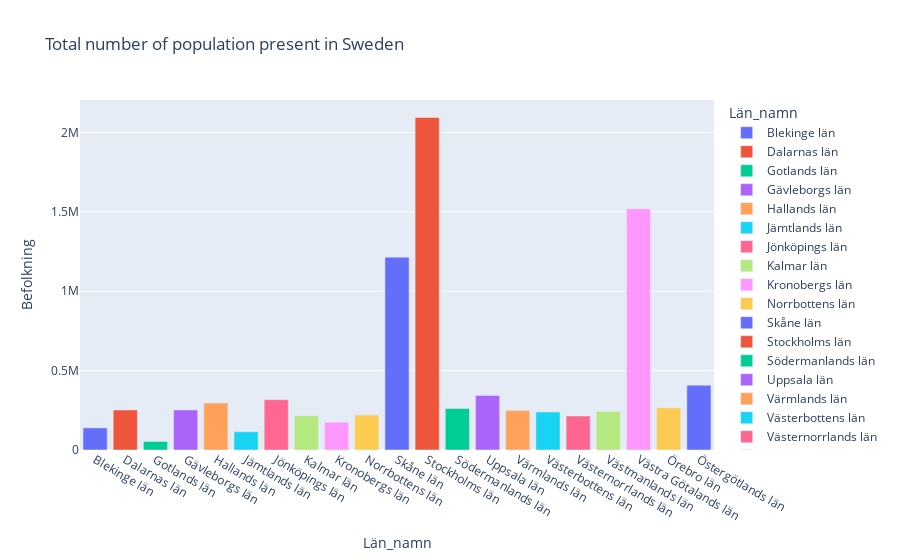

The code cell stored with this chart in its notebook:
### Markdown cell above
## 4. Total number of population present in Sweden

### Code cell
fig = px.bar(
    data_frame=df_diagram,
    
    x="Län_namn",
    y="Befolkning",
    color = "Län_namn",
    labels={"Län_namn": "Län_namn", "befolkning": "Befolkning"},
    title="Total number of population present in Sweden"
    

)
fig.show()
#fig.write_html("uppgift 3-4.html", auto_open = True)

### Figure 1 — Plotly figure (JSON) as saved in the notebook; plotly's stock layout.template omitted (floating-point values rounded to 4 significant figures)
{"data": [{"alignmentgroup": "True", "hovertemplate": "Län_namn=%{x}<br>Befolkning=%{y}<extra></extra>", "legendgroup": "Blekinge län", "marker": {"color": "#636efa", "pattern": {"shape": ""}}, "name": "Blekinge län", "offsetgroup": "Blekinge län", "orientation": "v", "showlegend": true, "textposition": "auto", "type": "bar", "x": ["Blekinge län"], "xaxis": "x", "y": [139327], "yaxis": "y"}, {"alignmentgroup": "True", "hovertemplate": "Län_namn=%{x}<br>Befolkning=%{y}<extra></extra>", "legendgroup": "Dalarnas län", "marker": {"color": "#EF553B", "pattern": {"shape": ""}}, "name": "Dalarnas län", "offsetgroup": "Dalarnas län", "orientation": "v", "showlegend": true, "textposition": "auto", "type": "bar", "x": ["Dalarnas län"], "xaxis": "x", "y": [252075], "yaxis": "y"}, {"alignmentgroup": "True", "hovertemplate": "Län_namn=%{x}<br>Befolkning=%{y}<extra></extra>", "legendgroup": "Gotlands län", "marker": {"color": "#00cc96", "pattern": {"shape": ""}}, "name": "Gotlands län", "offsetgroup": "Gotlands län", "orientation": "v", "showlegend": true, "textposition": "auto", "type": "bar", "x": ["Gotlands län"], "xaxis": "x", "y": [53924], "yaxis": "y"}, {"alignmentgroup": "True", "hovertemplate": "Län_namn=%{x}<br>Befolkning=%{y}<extra></extra>", "legendgroup": "Gävleborgs län", "marker": {"color": "#ab63fa", "pattern": {"shape": ""}}, "name": "Gävleborgs län", "offsetgroup": "Gävleborgs län", "orientation": "v", "showlegend": true, "textposition": "auto", "type": "bar", "x": ["Gävleborgs län"], "xaxis": "x", "y": [252216], "yaxis": "y"}, {"alignmentgroup": "True", "hovertemplate": "Län_namn=%{x}<br>Befolkning=%{y}<extra></extra>", "legendgroup": "Hallands län", "marker": {"color": "#FFA15A", "pattern": {"shape": ""}}, "name": "Hallands län", "offsetgroup": "Hallands län", "orientation": "v", "showlegend": true, "textposition": "auto", "type": "bar", "x": ["Hallands län"], "xaxis": "x", "y": [295663], "yaxis": "y"}, {"alignmentgroup": "True", "hovertemplate": "Län_namn=%{x}<br>Befolkning=%{y}<extra></extra>", "legendgroup": "Jämtlands län", "marker": {"color": "#19d3f3", "pattern": {"shape": ""}}, "name": "Jämtlands län", "offsetgroup": "Jämtlands län", "orientation": "v", "showlegend": true, "textposition": "auto", "type": "bar", "x": ["Jämtlands län"], "xaxis": "x", "y": [115398], "yaxis": "y"}, {"alignmentgroup": "True", "hovertemplate": "Län_namn=%{x}<br>Befolkning=%{y}<extra></extra>", "legendgroup": "Jönköpings län", "marker": {"color": "#FF6692", "pattern": {"shape": ""}}, "name": "Jönköpings län", "offsetgroup": "Jönköpings län", "orientation": "v", "showlegend": true, "textposition": "auto", "type": "bar", "x": ["Jönköpings län"], "xaxis": "x", "y": [317355], "yaxis": "y"}, {"alignmentgroup": "True", "hovertemplate": "Län_namn=%{x}<br>Befolkning=%{y}<extra></extra>", "legendgroup": "Kalmar län", "marker": {"color": "#B6E880", "pattern": {"shape": ""}}, "name": "Kalmar län", "offsetgroup": "Kalmar län", "orientation": "v", "showlegend": true, "textposition": "auto", "type": "bar", "x": ["Kalmar län"], "xaxis": "x", "y": [216763], "yaxis": "y"}, {"alignmentgroup": "True", "hovertemplate": "Län_namn=%{x}<br>Befolkning=%{y}<extra></extra>", "legendgroup": "Kronobergs län", "marker": {"color": "#FF97FF", "pattern": {"shape": ""}}, "name": "Kronobergs län", "offsetgroup": "Kronobergs län", "orientation": "v", "showlegend": true, "textposition": "auto", "type": "bar", "x": ["Kronobergs län"], "xaxis": "x", "y": [175503], "yaxis": "y"}, {"alignmentgroup": "True", "hovertemplate": "Län_namn=%{x}<br>Befolkning=%{y}<extra></extra>", "legendgroup": "Norrbottens län", "marker": {"color": "#FECB52", "pattern": {"shape": ""}}, "name": "Norrbottens län", "offsetgroup": "Norrbottens län", "orientation": "v", "showlegend": true, "textposition": "auto", "type": "bar", "x": ["Norrbottens län"], "xaxis": "x", "y": [220199], "yaxis": "y"}, {"alignmentgroup": "True", "hovertemplate": "Län_namn=%{x}<br>Befolkning=%{y}<extra></extra>", "legendgroup": "Skåne län", "marker": {"color": "#636efa", "pattern": {"shape": ""}}, "name": "Skåne län", "offsetgroup": "Skåne län", "orientation": "v", "showlegend": true, "textposition": "auto", "type": "bar", "x": ["Skåne län"], "xaxis": "x", "y": [1215047], "yaxis": "y"}, {"alignmentgroup": "True", "hovertemplate": "Län_namn=%{x}<br>Befolkning=%{y}<extra></extra>", "legendgroup": "Stockholms län", "marker": {"color": "#EF553B", "pattern": {"shape": ""}}, "name": "Stockholms län", "offsetgroup": "Stockholms län", "orientation": "v", "showlegend": true, "textposition": "auto", "type": "bar", "x": ["Stockholms län"], "xaxis": "x", "y": [2094721], "yaxis": "y"}, {"alignmentgroup": "True", "hovertemplate": "Län_namn=%{x}<br>Befolkning=%{y}<extra></extra>", "legendgroup": "Södermanlands län", "marker": {"color": "#00cc96", "pattern": {"shape": ""}}, "name": "Södermanlands län", "offsetgroup": "Södermanlands län", "orientation": "v", "showlegend": true, "textposition": "auto", "type": "bar", "x": ["Södermanlands län"], "xaxis": "x", "y": [261596], "yaxis": "y"}, {"alignmentgroup": "True", "hovertemplate": "Län_namn=%{x}<br>Befolkning=%{y}<extra></extra>", "legendgroup": "Uppsala län", "marker": {"color": "#ab63fa", "pattern": {"shape": ""}}, "name": "Uppsala län", "offsetgroup": "Uppsala län", "orientation": "v", "showlegend": true, "textposition": "auto", "type": "bar", "x": ["Uppsala län"], "xaxis": "x", "y": [343478], "yaxis": "y"}, {"alignmentgroup": "True", "hovertemplate": "Län_namn=%{x}<br>Befolkning=%{y}<extra></extra>", "legendgroup": "Värmlands län", "marker": {"color": "#FFA15A", "pattern": {"shape": ""}}, "name": "Värmlands län", "offsetgroup": "Värmlands län", "orientation": "v", "showlegend": true, "textposition": "auto", "type": "bar", "x": ["Värmlands län"], "xaxis": "x", "y": [248314], "yaxis": "y"}, {"alignmentgroup": "True", "hovertemplate": "Län_namn=%{x}<br>Befolkning=%{y}<extra></extra>", "legendgroup": "Västerbottens län", "marker": {"color": "#19d3f3", "pattern": {"shape": ""}}, "name": "Västerbottens län", "offsetgroup": "Västerbottens län", "orientation": "v", "showlegend": true, "textposition": "auto", "type": "bar", "x": ["Västerbottens län"], "xaxis": "x", "y": [239604], "yaxis": "y"}, {"alignmentgroup": "True", "hovertemplate": "Län_namn=%{x}<br>Befolkning=%{y}<extra></extra>", "legendgroup": "Västernorrlands län", "marker": {"color": "#FF6692", "pattern": {"shape": ""}}, "name": "Västernorrlands län", "offsetgroup": "Västernorrlands län", "orientation": "v", "showlegend": true, "textposition": "auto", "type": "bar", "x": ["Västernorrlands län"], "xaxis": "x", "y": [214317], "yaxis": "y"}, {"alignmentgroup": "True", "hovertemplate": "Län_namn=%{x}<br>Befolkning=%{y}<extra></extra>", "legendgroup": "Västmanlands län", "marker": {"color": "#B6E880", "pattern": {"shape": ""}}, "name": "Västmanlands län", "offsetgroup": "Västmanlands län", "orientation": "v", "showlegend": true, "textposition": "auto", "type": "bar", "x": ["Västmanlands län"], "xaxis": "x", "y": [242630], "yaxis": "y"}, {"alignmentgroup": "True", "hovertemplate": "Län_namn=%{x}<br>Befolkning=%{y}<extra></extra>", "legendgroup": "Västra Götalands län", "marker": {"color": "#FF97FF", "pattern": {"shape": ""}}, "name": "Västra Götalands län", "offsetgroup": "Västra Götalands län", "orientation": "v", "showlegend": true, "textposition": "auto", "type": "bar", "x": ["Västra Götalands län"], "xaxis": "x", "y": [1519483], "yaxis": "y"}, {"alignmentgroup": "True", "hovertemplate": "Län_namn=%{x}<br>Befolkning=%{y}<extra></extra>", "legendgroup": "Örebro län", "marker": {"color": "#FECB52", "pattern": {"shape": ""}}, "name": "Örebro län", "offsetgroup": "Örebro län", "orientation": "v", "showlegend": true, "textposition": "auto", "type": "bar", "x": ["Örebro län"], "xaxis": "x", "y": [266544], "yaxis": "y"}, {"alignmentgroup": "True", "hovertemplate": "Län_namn=%{x}<br>Befolkning=%{y}<extra></extra>", "legendgroup": "Östergötlands län", "marker": {"color": "#636efa", "pattern": {"shape": ""}}, "name": "Östergötlands län", "offsetgroup": "Östergötlands län", "orientation": "v", "showlegend": true, "textposition": "auto", "type": "bar", "x": ["Östergötlands län"], "xaxis": "x", "y": [408633], "yaxis": "y"}], "layout": {"barmode": "relative", "legend": {"title": {"text": "Län_namn"}, "tracegroupgap": 0}, "title": {"text": "Total number of population present in Sweden"}, "xaxis": {"anchor": "y", "categoryarray": ["Blekinge län", "Dalarnas län", "Gotlands län", "Gävleborgs län", "Hallands län", "Jämtlands län", "Jönköpings län", "Kalmar län", "Kronobergs län", "Norrbottens län", "Skåne län", "Stockholms län", "Södermanlands län", "Uppsala län", "Värmlands län", "Västerbottens län", "Västernorrlands län", "Västmanlands län", "Västra Götalands län", "Örebro län", "Östergötlands län"], "categoryorder": "array", "domain": [0, 1], "title": {"text": "Län_namn"}}, "yaxis": {"anchor": "x", "domain": [0, 1], "title": {"text": "Befolkning"}}}}
